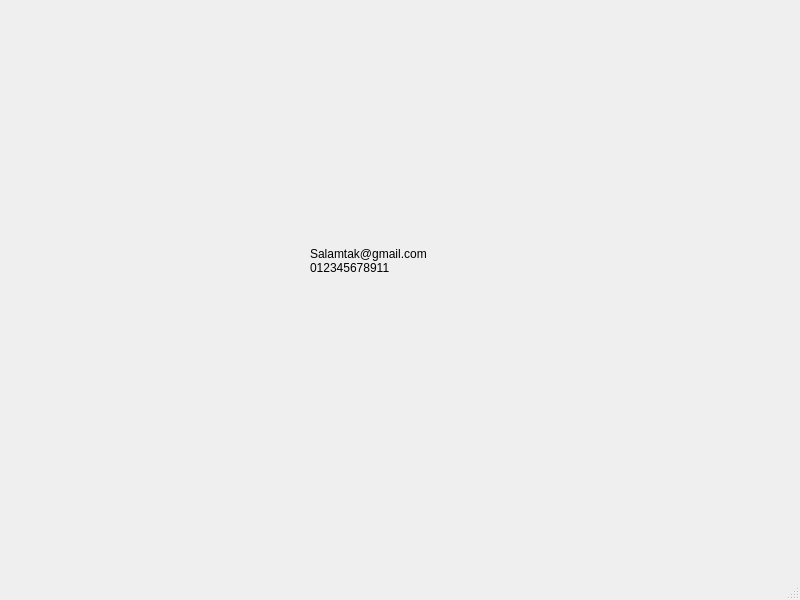
<?xml version="1.0" encoding="UTF-8"?>
<ui version="4.0">
 <class>ContactUs</class>
 <widget class="QMainWindow" name="ContactUs">
  <property name="geometry">
   <rect>
    <x>0</x>
    <y>0</y>
    <width>800</width>
    <height>600</height>
   </rect>
  </property>
  <property name="windowTitle">
   <string>MainWindow</string>
  </property>
  <widget class="QWidget" name="centralwidget">
   <widget class="QLabel" name="label">
    <property name="geometry">
     <rect>
      <x>310</x>
      <y>170</y>
      <width>241</width>
      <height>181</height>
     </rect>
    </property>
    <property name="text">
     <string>Salamtak@gmail.com
012345678911</string>
    </property>
   </widget>
  </widget>
  <widget class="QMenuBar" name="menubar">
   <property name="geometry">
    <rect>
     <x>0</x>
     <y>0</y>
     <width>800</width>
     <height>26</height>
    </rect>
   </property>
  </widget>
  <widget class="QStatusBar" name="statusbar"/>
 </widget>
 <resources/>
 <connections/>
</ui>
